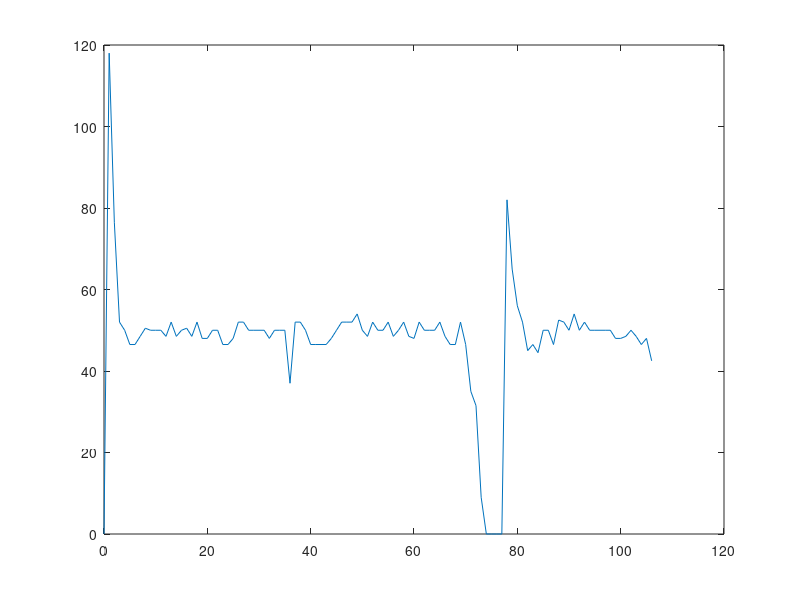

Reproduce this figure in MATLAB.
%autolog = csvread('logPID2.txt');
close all;

%load 'autolog'
autolog = [0.000000,118.000000,76.500000,52.000000,50.000000,46.500000,46.500000,48.500000,50.500000,50.000000,50.000000,50.000000,48.500000,52.000000,48.500000,50.000000,50.500000,48.500000,52.000000,48.000000,48.000000,50.000000,50.000000,46.500000,46.500000,48.000000,52.000000,52.000000,50.000000,50.000000,50.000000,50.000000,48.000000,50.000000,50.000000,50.000000,37.000000,52.000000,52.000000,50.000000,46.500000,46.500000,46.500000,46.500000,48.000000,50.000000,52.000000,52.000000,52.000000,54.000000,50.000000,48.500000,52.000000,50.000000,50.000000,52.000000,48.500000,50.000000,52.000000,48.500000,48.000000,52.000000,50.000000,50.000000,50.000000,52.000000,48.500000,46.500000,46.500000,52.000000,46.500000,35.000000,31.500000,9.000000,0.000000,0.000000,0.000000,0.000000,82.000000,65.000000,56.000000,52.000000,45.000000,46.500000,44.500000,50.000000,50.000000,46.500000,52.500000,52.000000,50.000000,54.000000,50.000000,52.000000,50.000000,50.000000,50.000000,50.000000,50.000000,48.000000,48.000000,48.500000,50.000000,48.500000,46.500000,48.000000,42.500000];
sz = size(autolog);
s = sz(1)*sz(2);
values = zeros(1, s);

dt = 1;
tfin = s * dt;
c = 1;

for i = 1:sz(1)
  for k = 1:sz(2)
    values(c) = autolog(i, k);
    c++;
  end
end

t = 0: dt:  tfin - dt;

figure(1);
axis([0 tfin 0 max(autolog)])
plot(t, values );
